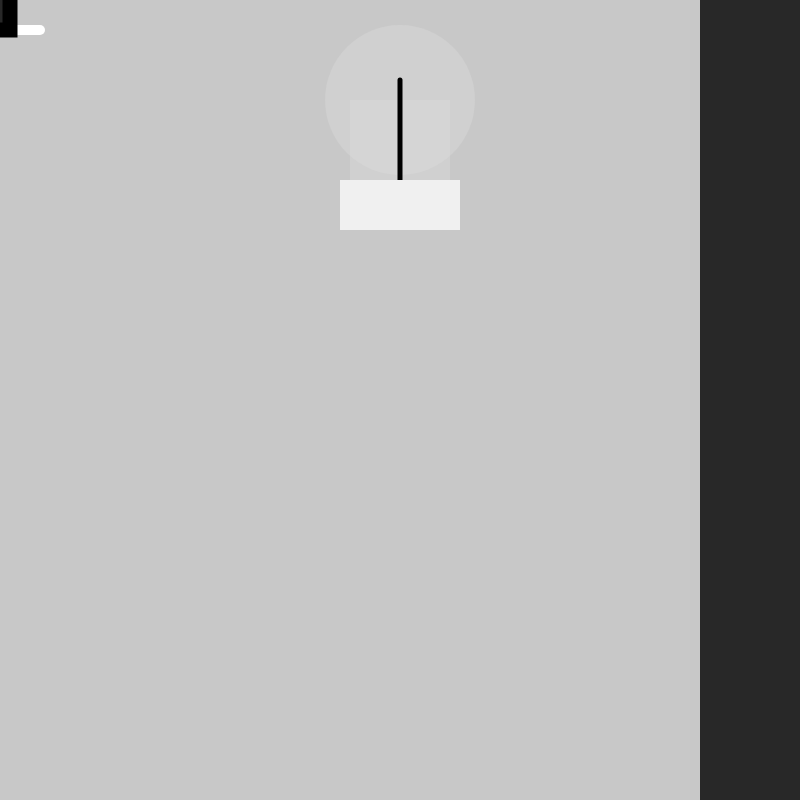
Frame 1 (no input)
Frame 60 (no input): identical to frame 1, image omitted
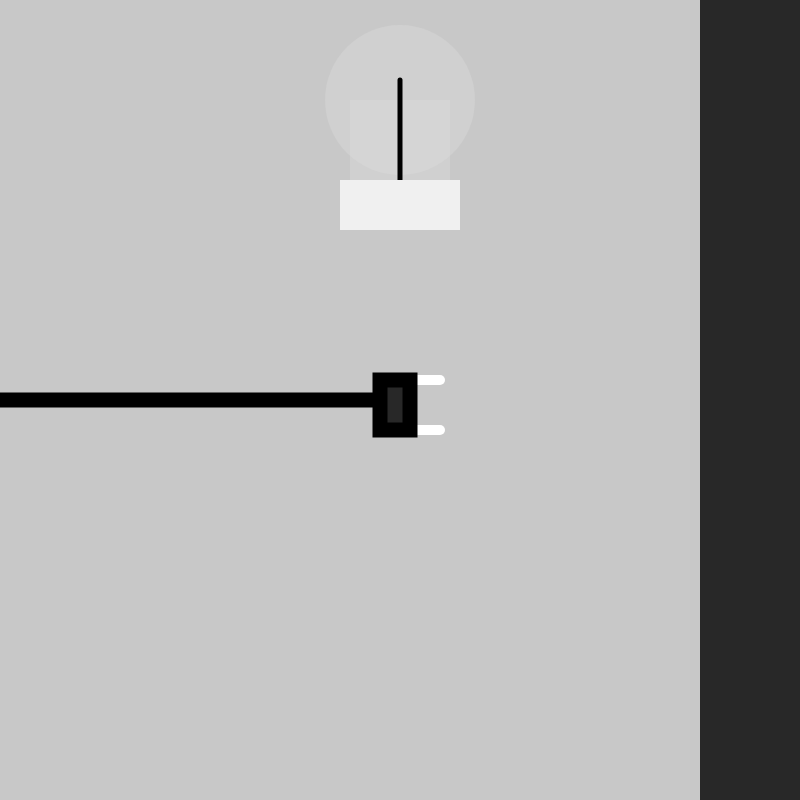
Frame 120 (the mouse pressed at the canvas centre since frame 60)

The p5.js sketch that drew these frames (run headless with seeded random() and noise() and a simulated clock; from frame 60 on, the mouse is pressed at the canvas centre):

// p5.js sketch
// ── sketch.js
//Raequan T.
////Simple lighting////
////Plug the cord into the wall to turn on the light,////
////as a train passes by in the background.          ////



function setup() {
  createCanvas(800, 800);
  let Drag=0
  let Drop=0

}

function draw() {
  background(200);

  strokeWeight(0)

  //wall
  fill(40)
  rect(700,0,100,800)

  //Plug Inerstion
  strokeWeight(10)
  stroke(255)
  line(mouseX-10,mouseY-20,mouseX+40,mouseY-20)
  line(mouseX+10,mouseY+30,mouseX+40,mouseY+30)
  
  //Plug Base
  stroke(0)
  strokeWeight(15)
  line(-15,400,mouseX-20,mouseY)
  rect(mouseX-20,mouseY-20,30,50)
 
  //Lightbulb
  strokeWeight(0)
  fill(220,100)
  ellipse(400,100,150)
  rect(350,100,100)
  strokeWeight(5)
  line(400,200,400,80)
  fill(240,255)
  strokeWeight(0)
  rect(340,180,120,50)

}


//
function mousePressed(){
  if(mouseX>700){
   fill(255,0,255,100)
   ellipse(400,100,500)
  }
}
